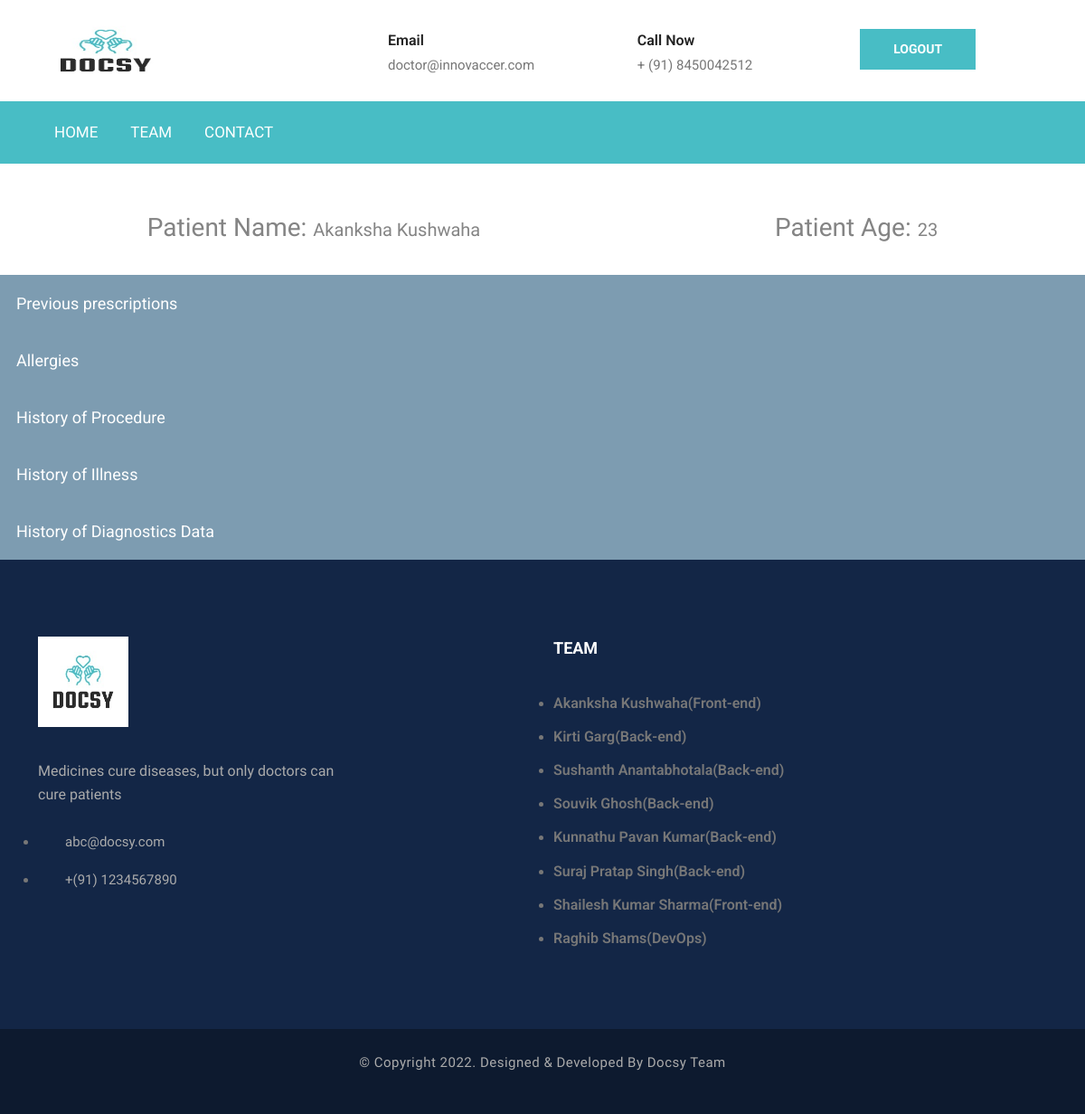
Screenshot of /doctor/doctorsDashboard/patientSummaryView/6/7 (signed in) with the database file from the repository.
### receptionist/models.py (models this page shows)
class doctor(models.Model):
    name = models.TextField(max_length=50)
    specalist = models.TextField(max_length=50, null=True)
    email = models.EmailField(unique=True,max_length=50)
    phoneno = models.TextField(unique=True, max_length=10)
    gender = models.TextField(max_length=10)
    password = models.TextField(max_length=25)
    clinic_address = models.TextField(max_length=150)
    registration_time = models.DateField(default=date.today)

### patient/models.py (models this page shows)
class patient(models.Model):
    name = models.TextField(max_length=50)
    dob = models.DateField(default=date.today)
    gender = models.TextField(max_length=20)
    phoneno = models.TextField(unique=True, max_length=10)
    email=models.EmailField(unique=True,max_length=50)
    password = models.TextField(max_length=25)
    address = models.TextField(max_length=150)
    registration_time = models.DateField(default=date.today)

### receptionist/views.py (the view)
# urls.py: path('doctorsDashboard/patientSummaryView/<str:pid>/<str:appid>', views.patientSummaryView, name="patientSummaryView"),
def patientSummaryView(request,pid,appid):
    doctor_id=doctor.objects.get(id=request.session['doctor_id'])
    try:
        patient_id=patient.objects.get(id=pid)
        illness_data = illnesshistory.objects.all().filter(patientId=patient_id)[::-1]
        allergy_data = allergies.objects.all().filter(patientId=patient_id)[::-1]
        procedure_data = procedurehistory.objects.all().filter(patientId=patient_id)[::-1]
        prescription_data=prescription.objects.all().filter(patientId=patient_id)[::-1]
        diagnostic_data = diagnostic.objects.all().filter(patientId=patient_id)[::-1]
        problem_with_medicines = []
        for i in prescription_data:
            sample_data = [problem.objects.get(prescriptionId=i.id), medicines.objects.filter(prescriptionId=i.id)]
            problem_with_medicines.append(sample_data)
        born = patient_id.dob
        today = date.today()
        patient_age = today.year - born.year - ((today.month, today.day) < (born.month, born.day))
        all_details = []
        for data in range(0, len(diagnostic_data)   ):
            sample_data = [diagnostic_data[data].doctorId, labreport.objects.filter(diagnosticId=diagnostic_data[data].id), imagingexam.objects.filter(diagnosticId=diagnostic_data[data].id)]
            all_details.append(sample_data)
        return render(request, 'patientsummary.html', {"doctor_id":doctor_id, "problem_with_medicines":problem_with_medicines, "all_details":all_details, "patient_age":patient_age, "illness_data":illness_data, "allergy_data":allergy_data, "procedure_data":procedure_data, "patient_details":patient_id})
    except:
        return render(request, 'not_found_page.html')

### receptionist/templates/patientsummary.html (shortened to what this page needs)
{% load static %}
<!DOCTYPE html>
<html lang="en">
<head>
    <link href="https://cdn.jsdelivr.net/npm/bootstrap@5.1.3/dist/css/bootstrap.min.css" rel="stylesheet">
    <link href="{% static 'css/styles.css' %}" rel="stylesheet" />
</head>
<body>
    <div id="main-section">
        <section class="header-uper">
            <div class="container">
                <div class="row align-items-center">
                    <div class="col-xl-3 col-lg-3 mt-3 mb-3">
                        <div class="logo">
                            <a href="{% url 'homePage' %}">
                                <img loading="lazy" src="{% static 'HomePageImages/logo.jpeg' %}" alt="logo" style="height: 80px; width:150px;">
                            </a>
                        </div>
                    </div>
                    <div class="col-xl-9 col-lg-9">
                        <div class="right-side">
                            <ul class="contact-info d-none d-lg-block pl-0 mb-4 mb-md-0">
                                <li class="item text-left">
                                    <strong>Email</strong>
                                    <br>
                                    <a href="mailto:info@medic.com">
                                        <span>{{doctor_id.email}}</span>
                                    </a>
                                </li>
                                <li class="item text-left">
                                    <strong>Call Now</strong>
                                    <br>
                                    <span>+ (91) {{doctor_id.phoneno}}</span>
                                </li>
                            </ul>
                            <div class="link-btn text-center text-lg-right">
                                <a href="{% url 'logout' %}" class="btn-style-one">LOGOUT</a>
                            </div>
                        </div>
                    </div>
                </div>
            </div>
        </section>
        <nav class="navbar navbar-expand-lg navbar-dark">
            <div class="container">
                <div class="collapse navbar-collapse" id="navbarLinks">
                    <ul class="navbar-nav">
                        <li class="nav-item">
                            <a class="nav-link" href="{% url 'homePage' %}">Home</a>
                        </li>
                        <li class="nav-item @@team">
                            <a class="nav-link" href="#footer">Team</a>
                        </li>
                        <li class="nav-item @@contact">
                            <a class="nav-link" href="#footer">Contact</a>
                        </li>
                    </ul>
                </div>
            </div>
        </nav>
        <br/>
        <br/>
        <div class="d-md-flex justify-content-around">
            <p class="text-capitalize h3 text-center">Patient Name: <span class="h5">{{patient_details.name}}</span></p>
            <p class="text-center h3">Patient Age: <span class="h5">{{patient_age}}</span></p>
        </div>
        <br/>
        <div>
            <div id="Patient-data" class="w-100">
                <button type="button" class="collapsible">Previous prescriptions</button>
                <button type="button" class="collapsible">Allergies</button>
                <button type="button" class="collapsible">History of Procedure</button>
                <button type="button" class="collapsible">History of Illness</button>
            </div>
            <div id="diagnostic-data">
                <button type="button" class="collapsible">History of Diagnostics Data</button>
            </div>
        </div>
    </div>
    <footer class="footer-main" id="footer">
        <div class="footer-top">
            <div class="container">
                <div class="row justify-content-between">
                    <div class="col-lg-4 mb-5 mb-lg-0">
                        <div class="about-widget">
                            <div class="footer-logo">
                                <figure>
                                    <a href="index.html">
                                        <img loading="lazy" class="img-fluid" src="{% static 'HomePageImages/logo.jpeg' %}" alt="medic" style="width: 100px;">
                                    </a>
                                </figure>
                            </div>
                            <p style="font-size:16px">Medicines cure diseases, but only doctors can cure patients</p>
                            <ul class="location-link">
                                <li class="item">
                                    <a>
                                        <p>abc@docsy.com</p>
                                    </a>
                                </li>
                                <li class="item">
                                    <p>+(91) 1234567890</p>
                                </li>
                            </ul>
                        </div>
                    </div>
                    <div class="col-lg-6 col-md-5 mb-3 mb-md-0">
                        <h2 style="font-weight: bold;">Team</h2>
                        <ul class="menu-link">
                            <li>
                                <h6>Akanksha Kushwaha(Front-end)</h6>
                            </li>
                            <li>
                                <h6>Kirti Garg(Back-end)</h6>
                            </li>
                            <li>
                                <h6>Sushanth Anantabhotala(Back-end)</h6>
                            </li>
                            <li>
                                <h6>Souvik Ghosh(Back-end)</h6>
                            </li>
                            <li>
                                <h6>Kunnathu Pavan Kumar(Back-end)</h6>
                            </li>
                            <li>
                                <h6>Suraj Pratap Singh(Back-end)</h6>
                            </li>
                            <li>
                                <h6>Shailesh Kumar Sharma(Front-end)</h6>
                            </li>
                            <li>
                                <h6>Raghib Shams(DevOps)</h6>
                            </li>
                        </ul>
                    </div>
                </div>
            </div>
        </div>
        <div class="footer-bottom">
            <div class="container clearfix">
                <div class="copyright-text">
                    <p>&copy; Copyright 2022. Designed &amp; Developed by <a href="">Docsy Team</a></p>
                </div>
            </div>
        </div>
    </footer>
</body>
</html>

### static/css/styles.css (style rules this page uses)
body { line-height: 1.4; font-family: "Source Sans Pro", sans-serif; -webkit-font-smoothing: antialiased; }
p { font-family: "Source Sans Pro", sans-serif; color: #848484; font-size: 16px; }
h1, h2, h3, h4, h5, h6 { font-family: "Roboto", sans-serif; font-weight: 600; }
body { font-size: 15px; color: #777777; line-height: 1.8em; font-weight: 400; background: #ffffff; background-size: cover; background-repeat: no-repeat; background-position: center top; -webkit-font-smoothing: antialiased; font-family: "Roboto", sans-serif; }
a { text-decoration: none; cursor: pointer; }
h1, h2, h3, h4, h5, h6 { margin: 0px; }
input, button, select, textarea { font-family: "Roboto", sans-serif; }
p { position: relative; line-height: 1.8em; }
.header-uper .contact-info { float: left; }
.header-uper .contact-info .item { position: relative; display: inline-block; padding-left: 70px; margin-right: 40px; }
.header-uper .contact-info .item strong { font-size: 16px; line-height: 26px; font-weight: 600; color: #222222; text-transform: capitalize; font-family: "Roboto", sans-serif; }
.header-uper .contact-info .item span { font-size: 15px; line-height: 26px; font-weight: 400; color: #777777; font-family: "Roboto", sans-serif; }
.header-uper .right-side .link-btn { margin-left: 20px; margin-top: 5px; }
.btn-style-one { font-size: 14px; font-weight: 600; color: #ffffff; line-height: 27px; padding: 8px 36px; background: #48bdc5; border: 1px solid #48bdc5; display: inline-block; text-transform: uppercase; font-family: "Source Sans Pro", sans-serif; transition: all 0.5s ease; -moz-transition: all 0.5s ease; -webkit-transition: all 0.5s ease; -ms-transition: all 0.5s ease; -o-transition: all 0.5s ease; }
.logo { display: inline-block; }
.navbar { margin-bottom: 0; background: #48bdc5; border: none; border-radius: 0; }
.navbar .navbar-nav li>.nav-link { font-family: "Source Sans Pro", sans-serif; font-size: 17px; color: #fff; text-transform: uppercase; padding: 13px 18px !important; transition: .3s; }
.footer-main { position: relative; background-size: cover; z-index: 1; background: #132646; }
.footer-main .footer-top { padding-top: 85px; padding-bottom: 60px; }
.footer-main .footer-top .footer-logo { padding-bottom: 20px; }
.footer-main .footer-top p { font-size: 15px; line-height: 26px; font-weight: 400; color: #ababab; }
.footer-main .footer-top h2 { font-size: 18px; line-height: 26px; font-weight: 400; color: #ffffff; padding-bottom: 35px; text-transform: uppercase; }
.footer-main .footer-top .location-link { padding-top: 10px; padding-left: 0; }
.footer-main .footer-top .location-link .item { position: relative; padding-left: 30px; margin-bottom: 15px; }
.footer-main .footer-top .menu-link { padding-left: 0; }
.footer-main .footer-top .menu-link li { padding-bottom: 15px; }
.footer-bottom { padding: 24px 0px; background: #0d1a2f; }
.footer-bottom .copyright-text { float: left; }
.footer-bottom .copyright-text p { font-size: 15px; font-weight: 400; color: #ababab; line-height: 26px; margin-bottom: 0px; letter-spacing: .5px; text-transform: capitalize; }
.footer-bottom .copyright-text a { color: #ababab; }
@media only screen and (max-width: 1200px) { .footer-bottom .copyright-text { float: none !important; text-align: center; margin-bottom: 20px; } }

### receptionist/templates/patientsummary.html (style rules this page uses)
.collapsible { background-color: #7d9cb1; color: white; cursor: pointer; padding: 18px; width: 100%; border: none; text-align: left; outline: none; font-size: 18px; }

### rows the page displays
doctor: email "doctor@innovaccer.com", phoneno "8450042512"
patient: name "Akanksha Kushwaha"
